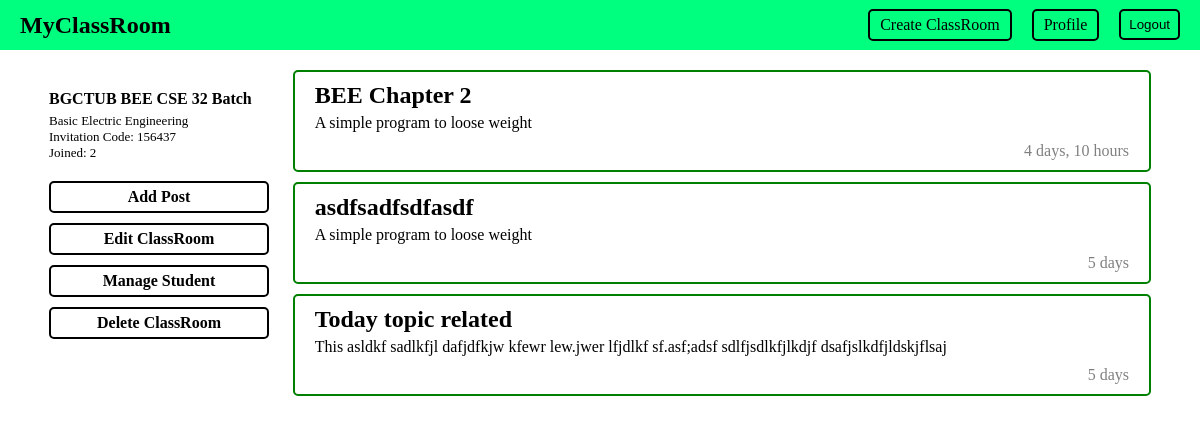
The app's page /classroom/classroompage/1 (signed in) with its own data.
### classroom/models.py (models this page shows, shortened)
class ClassRoom(models.Model):
    user = models.ForeignKey(User, related_name='classR', on_delete=models.CASCADE)
    subject = models.CharField(max_length=100)
    classroom_name = models.CharField(max_length=100)
    invitation_code = models.CharField(max_length=10, unique=True)

class ClassRoomPost(models.Model):
    user = models.ForeignKey(User, related_name='classRP', on_delete=models.CASCADE)
    classroom = models.ForeignKey(ClassRoom, on_delete=models.CASCADE)
    title = models.CharField(max_length=500)
    description = models.TextField(max_length=5000)
    posted_date = models.DateTimeField(auto_now_add=True)

### classroom/views.py (the view)
# urls.py: path('classroompage/<int:id>', views.classRoomPage,name='classRoomPage' ),
def classRoomPage(request, id):
    specific_room = ClassRoom.objects.get(id=id)
    if specific_room.user!=request.user:
        messages.success(request, 'You are not allowed to enter this classroom')
        return redirect('index')
    room_joined = ClassRoomJoined.objects.filter(classroom=specific_room)
    specific_room_post = ClassRoomPost.objects.filter(classroom=specific_room).order_by('-posted_date')
    return render(request, 'classroom/classRoomPage.html',{'data':specific_room, 'post_data':specific_room_post, 'room_ioined':room_joined})

### classroom/templates/classroom/classRoomPage.html (shortened to what this page needs)
{% extends 'core/base.html' %}
{% block body %}
  <div class="room-div">
    <div class="room-div-1">
      <div style="position: fixed; display: flex;flex-direction:column;">
        <div  style="width: 220px; margin: 20px 0;">
          <p style="font-size: 16px; font-weight: bold; margin-bottom: 5px;">{{ data.classroom_name }}</h2>
          <p style="font-size: 13px;">{{ data.subject }}</p>
          <p style="font-size: 13px;">Invitation Code: {{ data.invitation_code }}</p>
          <p style="font-size: 13px;">Joined: {{ room_ioined|length }}</p>
        </div>
        <a href="{% url 'classRoomPage/addpost' data.id %}" class="list btn" style="margin-left:0; margin-bottom: 10px; text-align: center; font-weight: bold;">Add Post</a>
        <a href="{% url 'classRoomPage/updateclassroom' data.id %}" class="list btn" style="margin-left:0; margin-bottom: 10px; text-align: center; font-weight: bold;">Edit ClassRoom</a>
        <a href="{% url 'classroompage/managestudent/' data.id %}" class="list btn" style="margin-left:0; margin-bottom: 10px; text-align: center; font-weight: bold;">Manage Student</a>
        <a href="" class="list btn" style="margin-left:0; margin-bottom: 10px; text-align: center; font-weight: bold;">Delete ClassRoom</a>
      </div>
    </div>
    <div class="room-div-2">
      {% for post in post_data %}
        <div class="room-div-2-inner">
          <h2 style="margin-bottom: 5px;">{{ post.title }}</h2>
          <p style="margin-bottom: 10px;">{{ post.description }}</p>
          <p style="text-align:end; color: gray;">{{ post.posted_date|timesince }}</p>
        </div>
      {% endfor %}
    </div>
  </div>
{% endblock %}

### core/templates/core/base.html (style rules this page uses)
* { padding: 0; margin: 0; }

### classroom/templates/classroom/classRoomPage.html (style rules this page uses)
.room-div { display: flex; flex-wrap: nowrap; width: 95%; margin: 0 auto; padding: 20px; gap: 10px; }
.room-div-1 { display: flex; flex-direction: column; width: 300px; }
.room-div-2 { width: 100%; }
.room-div-2-inner { border: 2px solid green; border-radius: 5px; padding: 10px 20px; margin-bottom: 10px; }

### core/templates/core/navbar.html (style rules this page uses)
.list { list-style: none; margin-left: 20px; text-decoration: none; color: black; }
.btn { border: 2px solid black; padding: 5px 10px; cursor: pointer; border-radius: 5px; }

### records on screen
ClassRoom: classroom_name "BGCTUB BEE CSE 32 Batch", subject "Basic Electric Engineering", invitation_code "156437"
ClassRoomPost: title "BEE Chapter 2", description "A simple program to loose weight", posted_date "4 days, 10 hours"
ClassRoomPost: title "asdfsadfsdfasdf", description "A simple program to loose weight", posted_date "5 days"
ClassRoomPost: title "Today topic related", description "This asldkf sadlkfjl dafjdfkjw kfewr lew.jwer lfjdlkf sf.asf;adsf sdlfjsdlkfjlkdjf dsafjslkdfjldskjflsaj", posted_date "5 days"

### other values on screen
{{ room_ioined|length }} "2"
